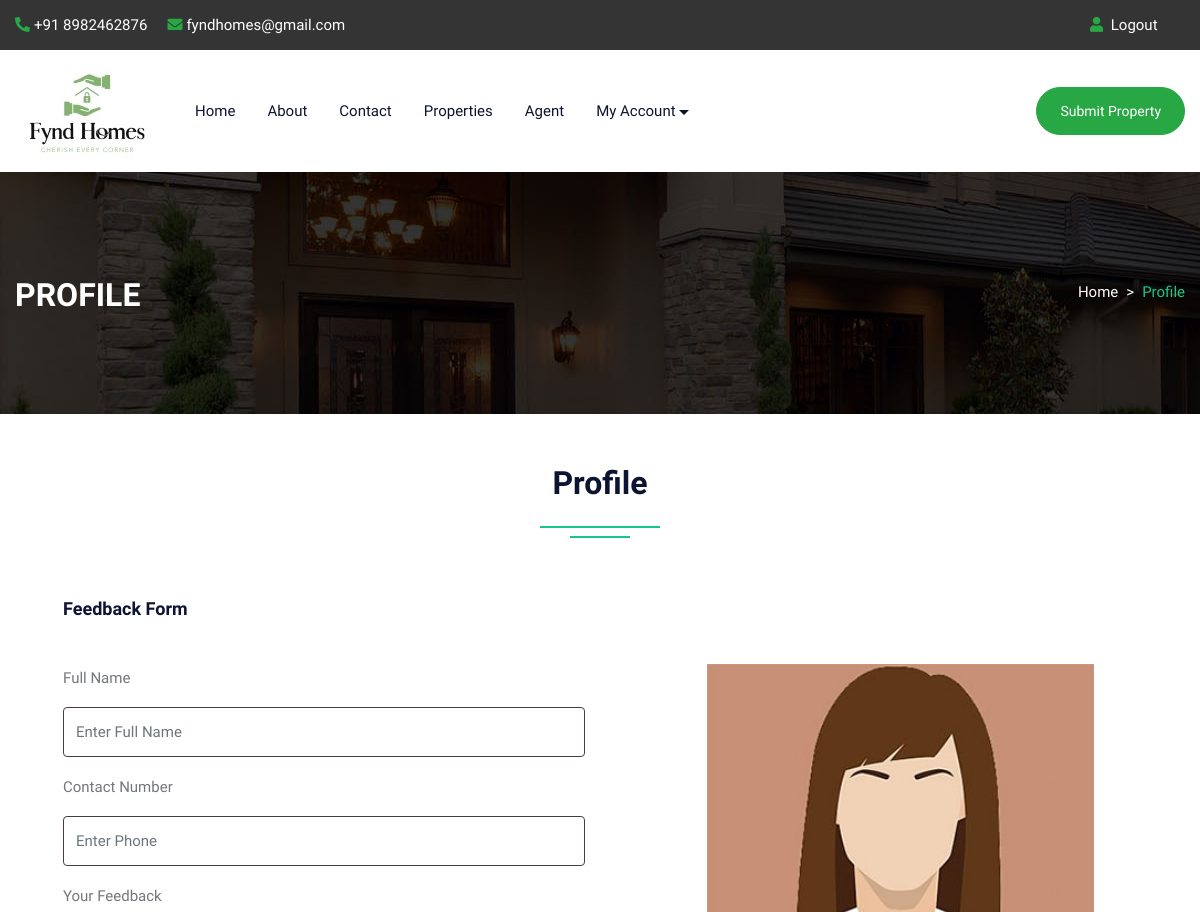
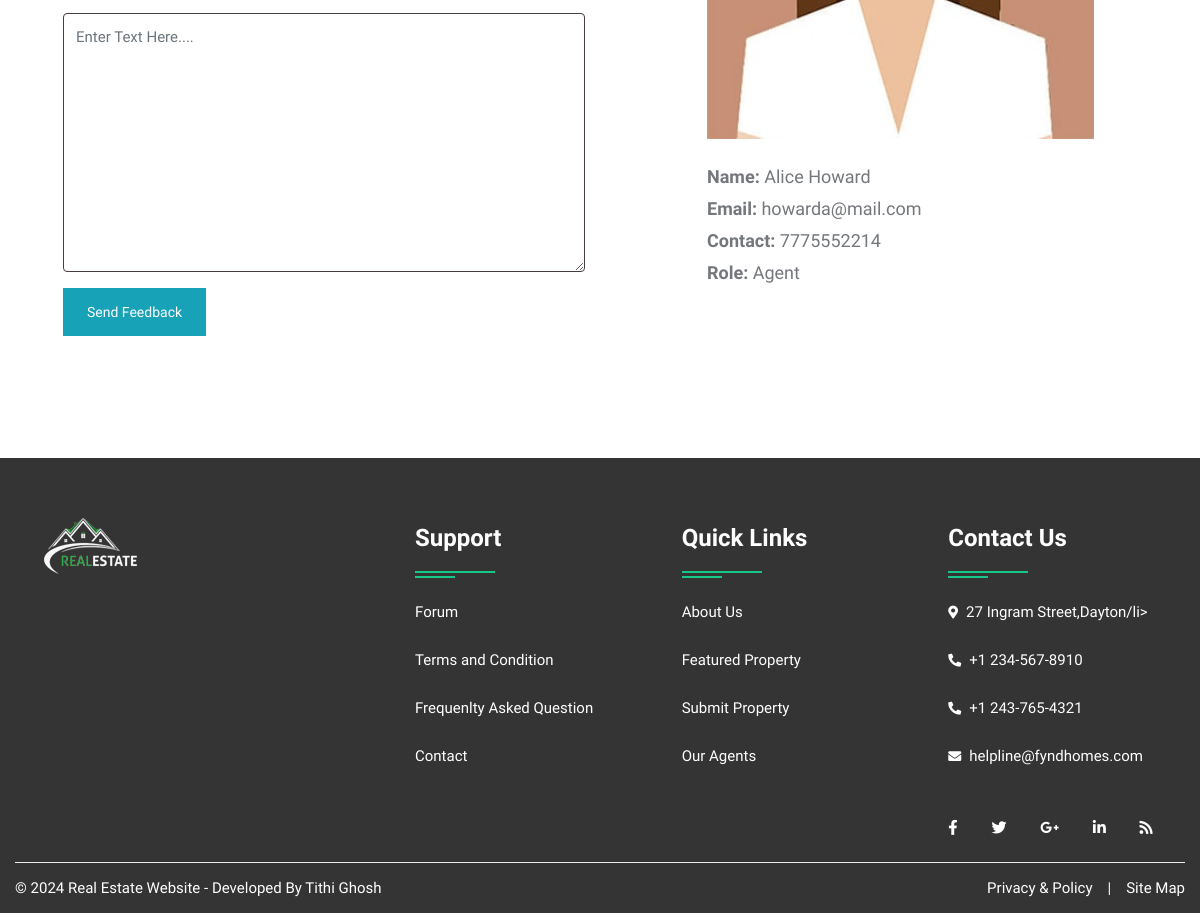
The page /profile.php (signed in) on the database its author committed (2 pictures, top to bottom).
### tables this page shows
CREATE TABLE `user` (
  `uid` int(50) NOT NULL,
  `uname` varchar(100) NOT NULL,
  `uemail` varchar(100) NOT NULL,
  `uphone` varchar(20) NOT NULL,
  `upass` varchar(50) NOT NULL,
  `utype` varchar(50) NOT NULL,
  `uimage` varchar(300) NOT NULL
);

### profile.php (the view, shortened to what this page needs)
<!DOCTYPE html>
<html lang="en">
<head>
<link rel="stylesheet" type="text/css" href="css/bootstrap.min.css">
<link rel="stylesheet" type="text/css" href="css/bootstrap-slider.css">
<link rel="stylesheet" type="text/css" href="css/jquery-ui.css">
<link rel="stylesheet" type="text/css" href="css/layerslider.css">
<link rel="stylesheet" type="text/css" href="css/color.css">
<link rel="stylesheet" type="text/css" href="css/owl.carousel.min.css">
<link rel="stylesheet" type="text/css" href="css/font-awesome.min.css">
<link rel="stylesheet" type="text/css" href="fonts/flaticon/flaticon.css">
<link rel="stylesheet" type="text/css" href="css/style.css">
<link rel="stylesheet" type="text/css" href="css/login.css">
</head>
<body>
<div id="page-wrapper">
    <div class="row">
		<?php include("include/header.php");?>
        <div class="banner-full-row page-banner" style="background-image:url('images/breadcromb.jpg');">
            <div class="container">
                <div class="row">
                    <div class="col-md-6">
                        <h2 class="page-name float-left text-white text-uppercase mt-1 mb-0"><b>Profile</b></h2>
                    </div>
                    <div class="col-md-6">
                        <nav aria-label="breadcrumb" class="float-left float-md-right">
                            <ol class="breadcrumb bg-transparent m-0 p-0">
                                <li class="breadcrumb-item text-white"><a href="#">Home</a></li>
                                <li class="breadcrumb-item active">Profile</li>
                            </ol>
                        </nav>
                    </div>
                </div>
            </div>
        </div>
        <div class="full-row">
            <div class="container">
                    <div class="row">
						<div class="col-lg-12">
							<h2 class="text-secondary double-down-line text-center">Profile</h2>
                        </div>
					</div>
                <div class="dashboard-personal-info p-5 bg-white">
                    <form action="#" method="post">
                        <h5 class="text-secondary border-bottom-on-white pb-3 mb-4">Feedback Form</h5>
                        <div class="row">
                            <div class="col-lg-6 col-md-12">
                                <div class="form-group">
                                    <label for="user-id">Full Name</label>
                                    <input type="text" name="name" class="form-control" placeholder="Enter Full Name">
                                </div>
                                <div class="form-group">
                                    <label for="phone">Contact Number</label>
                                    <input type="number" name="phone"  class="form-control" placeholder="Enter Phone" maxlength="10">
                                </div>
                                <div class="form-group">
                                    <label for="about-me">Your Feedback</label>
                                    <textarea class="form-control" name="content" rows="7" placeholder="Enter Text Here...."></textarea>
                                </div>
                                <input type="submit" class="btn btn-info mb-4" name="insert" value="Send Feedback">
                            </div>
							</form>
                            <div class="col-lg-1"></div>
                            <div class="col-lg-5 col-md-12">
								<?php
									$uid=$_SESSION['uid'];
									$query=mysqli_query($con,"SELECT * FROM `user` WHERE uid='$uid'");
									while($row=mysqli_fetch_array($query))
									{
								?>
                                <div class="user-info mt-md-50"> <img src="admin/user/<?php echo $row['6'];?>" alt="userimage">
                                    <div class="font-18">
                                        <div class="mb-1 text-capitalize"><b>Name:</b> <?php echo $row['1'];?></div>
                                        <div class="mb-1"><b>Email:</b> <?php echo $row['2'];?></div>
                                        <div class="mb-1"><b>Contact:</b> <?php echo $row['3'];?></div>
										<div class="mb-1 text-capitalize"><b>Role:</b> <?php echo $row['5'];?></div>
                                    </div>
									<?php } ?>
                                </div>
                            </div>
                        </div>
                </div>
            </div>
        </div>
		<?php include("include/footer.php");?>
    </div>
</body>
</html>

### include/header.php (shortened to what this page needs)
<header id="header" class="transparent-header-modern fixed-header-bg-white w-100">
            <div class="top-header bg-secondary">
                <div class="container">
                    <div class="row">
                        <div class="col-md-8">
                            <ul class="top-contact list-text-white  d-table">
                                <li><a href="#"><i class="fas fa-phone-alt text-success mr-1"></i>+91 8982462876</a></li>
                                <li><a href="#"><i class="fas fa-envelope text-success mr-1"></i>fyndhomes@gmail.com</a></li>
                            </ul>
                        </div>
                        <div class="col-md-4">
                            <div class="top-contact float-right">
                                <ul class="list-text-white d-table">
								<li><i class="fas fa-user text-success mr-1"></i>
								<?php  if(isset($_SESSION['uemail']))
								{ ?>
								<a href="logout.php">Logout</a>&nbsp;&nbsp;<?php } else { ?>
								<a href="login.php">Login</a>&nbsp;&nbsp;
								| </li>
								<li><i class="fas fa-user-plus text-success mr-1"></i><a href="register.php"> Register</li><?php } ?>
								</ul>
                            </div>
                        </div>
                    </div>
                </div>
            </div>
            <div class="main-nav secondary-nav hover-success-nav py-2">
                <div class="container">
                    <div class="row">
                        <div class="col-lg-12">
                            <nav class="navbar navbar-expand-lg navbar-light p-0"> <a class="navbar-brand position-relative" href="index.php"><img class="nav-logo" src="images/logo/logo (4).jpg" alt=""></a>
                                <div class="collapse navbar-collapse" id="navbarSupportedContent">
                                    <ul class="navbar-nav mr-auto">
                                        <li class="nav-item dropdown"> <a class="nav-link" href="index.php" role="button" aria-haspopup="true" aria-expanded="false">Home</a></li>
										<li class="nav-item"> <a class="nav-link" href="about.php">About</a> </li>
                                        <li class="nav-item"> <a class="nav-link" href="contact.php">Contact</a> </li>
                                        <li class="nav-item"> <a class="nav-link" href="property.php">Properties</a> </li>
                                        <li class="nav-item"> <a class="nav-link" href="agent.php">Agent</a> </li>
										<?php  if(isset($_SESSION['uemail']))
										{ ?>
										<li class="nav-item dropdown">
											<a class="nav-link dropdown-toggle" href="#" role="button" data-toggle="dropdown" aria-haspopup="true" aria-expanded="false">My Account</a>
                                        </li>
										<?php } else { ?>
										<li class="nav-item"> <a class="nav-link" href="login.php">Login/Register</a> </li>
										<?php } ?>
                                    </ul>
									<a class="btn btn-success d-none d-xl-block" style="border-radius:30px;" href="submitproperty.php">Submit Property</a>
                                </div>
                            </nav>
                        </div>
                    </div>
                </div>
            </div>
        </header>

### include/footer.php
<footer class="full-row bg-secondary p-0">
            <div class="container">
                <div  class="row">
                    <div class="col-lg-12">
                        <div class="divider py-40">
                            <div class="row">
                                <div class="col-md-12 col-lg-4">
                                    <div class="footer-widget mb-4">
                                        <div class="footer-logo mb-4"> <a href="#"><img class="logo-bottom" src="images/logo/restatelg_white.png" alt="image"></a> </div>
                                        </div>
                                </div>
                                <div class="col-md-12 col-lg-8">
                                    <div class="row">
                                        <div class="col-md-4 col-lg-4">
                                            <div class="footer-widget footer-nav mb-4">
                                                <h4 class="widget-title text-white double-down-line-left position-relative">Support</h4>
                                                <ul class="hover-text-primary">
                                                    <li><a href="#" class="text-white">Forum</a></li>
                                                    <li><a href="#" class="text-white">Terms and Condition</a></li>
                                                    <li><a href="faq.php" class="text-white">Frequenlty Asked Question</a></li>
                                                    <li><a href="contact.php" class="text-white">Contact</a></li>
                                                </ul>
                                            </div>
                                        </div>
                                        <div class="col-md-4 col-lg-4">
                                            <div class="footer-widget footer-nav mb-4">
                                                <h4 class="widget-title text-white double-down-line-left position-relative">Quick Links</h4>
                                                <ul class="hover-text-primary">
                                                    <li><a href="about.php" class="text-white">About Us</a></li>
                                                    <li><a href="feature.php" class="text-white">Featured Property</a></li>
                                                    <li><a href="submitproperty.php" class="text-white">Submit Property</a></li>
                                                    <li><a href="agent.php" class="text-white">Our Agents</a></li>
                                                </ul>
                                            </div>
                                        </div>
                                        <div class="col-md-4 col-lg-4">
                                            <div class="footer-widget">
                                                <h4 class="widget-title text-white double-down-line-left position-relative">Contact Us</h4>
                                                <ul class="text-white">
                                                    <li class="hover-text-primary"><i class="fas fa-map-marker-alt text-white mr-2 font-13 mt-1"></i>27 Ingram Street,Dayton/li>
                                                    <li class="hover-text-primary"> <i class="fas fa-phone-alt text-white mr-2 font-13 mt-1"></i>+1 234-567-8910</li>
													<li class="hover-text-primary"> <i class="fas fa-phone-alt text-white mr-2 font-13 mt-1"></i>+1 243-765-4321</li>
                                                    <li class="hover-text-primary"><i class="fas fa-envelope text-white mr-2 font-13 mt-1"></i>helpline@fyndhomes.com</li>
                                                </ul>
                                            </div>
                                            <div class="footer-widget media-widget mt-4 text-white hover-text-primary"> <a href="#"><i class="fab fa-facebook-f"></i></a> <a href="#"><i class="fab fa-twitter"></i></a> <a href="#"><i class="fab fa-google-plus-g"></i></a> <a href="#"><i class="fab fa-linkedin-in"></i></a> <a href="#"><i class="fas fa-rss"></i></a> </div>
                                        </div>
                                    </div>
                                </div>
                            </div>
                        </div>
                    </div>
                </div>
                <div class="row copyright">
                    <div class="col-sm-6"> <span class="text-white">© <?php echo date('Y');?> Real Estate Website - Developed By Tithi Ghosh</span> </div>
                    <div class="col-sm-6">
                        <ul class="line-menu text-white hover-text-primary float-right">
                            <li><a href="#">Privacy & Policy</a></li>
                            <li>|</li>
                            <li><a href="#"> Site Map</a></li>
                        </ul>
                    </div>
                </div>
            </div>
        </footer>

### css/color.css (style rules this page uses)
:root { --theme-ordinary-color: #74777b; }
:root { --theme-primary-color: #17c788; }
:root { --theme-secondary-color: #0d1432; }
:root { --theme-white-color: #fff; }
:root { --theme-light-color: #f8f8f8; }
:root { --theme-gray-color: #f5f5f5; }
:root { --theme-footer-color: #091b4b; }
:root { --theme-dark-color: #091b4b; }
:root { --text-light-color: #a3a7af; }
:root { --theme-primary-opacity-color: rgba(11, 191, 141, .8); }
:root { --theme-secondary-opacity-color: rgba(13,20,50,0.7); }
:root { --theme-white-opacity-color: rgba(255, 255, 255, 0.3); }
:root { --theme-dark-opacity-color: rgba(0, 0, 0, 0.5); }
:root { --theme-ordinary-font: 'Muli', sans-serif; }
:root { --theme-highlight-font: 'Comfortaa', cursive; }

### rows shown on the page
user: uimage (picture), uname "Alice Howard", uemail "howarda@mail.com", uphone "7775552214", utype "Agent"
